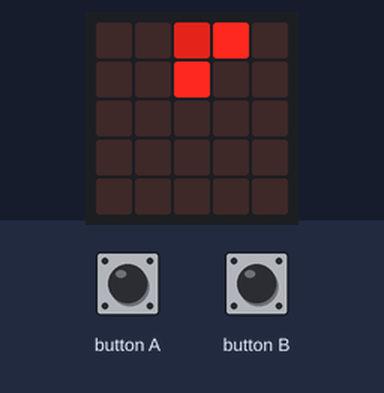
Bench run of a program on a simulated BBC micro:bit running MicroPython. On the bench: the board's 5×5 LED display. The test bench sets the inputs (shaded band). Random numbers come from a fixed seed.

Above: at 1.2 s.
1.3 s: button A pressed for 0.15 s
At 1.96 s:
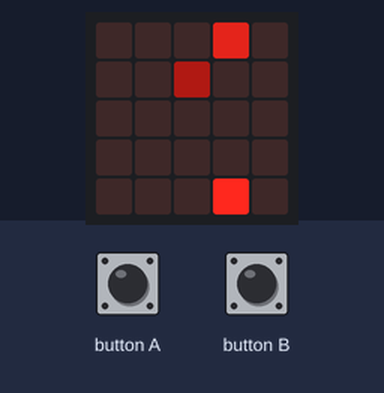
2.0 s: button B pressed for 0.15 s
At 2.26 s:
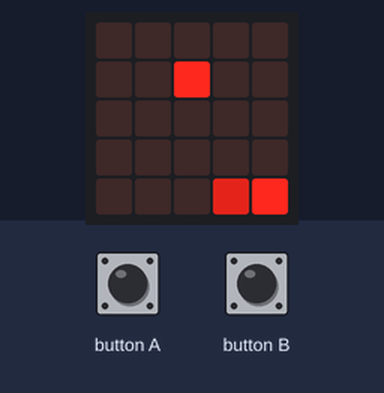
2.7 s: button A pressed for 1 s
At 3.28 s:
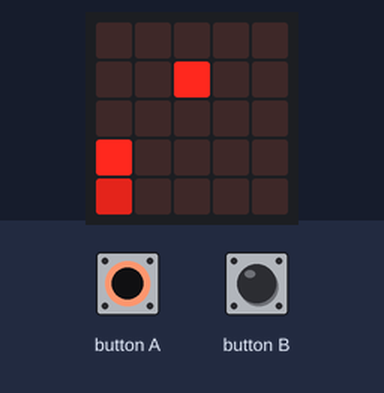
4.3 s: button B pressed for 1 s
At 5.6 s:
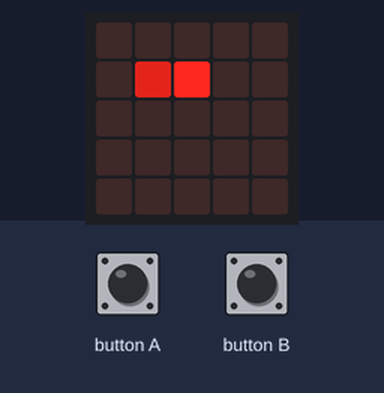
5.9 s: button A pressed for 0.15 s
At 6.45 s:
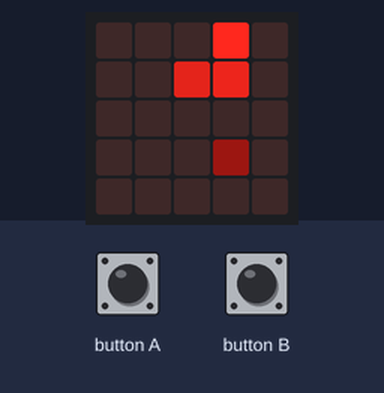
6.6 s: button B pressed for 0.15 s
At 6.96 s:
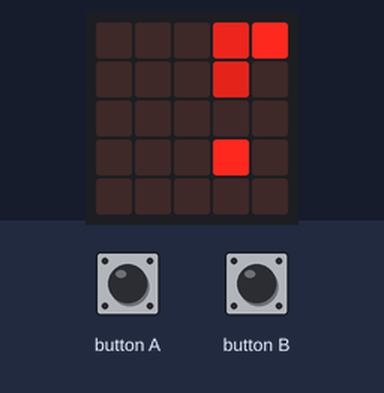
Timing chart, 0 to 9.6 s (numbered marks = the images above; inputs shaded):
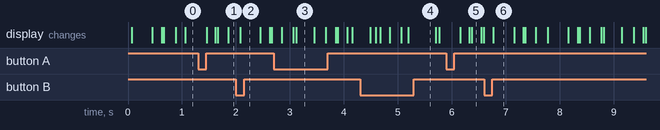

The program:

snake.py
```python
import math
import random

import microbit


BRIGHTNESS_SNAKE_MIN = 6
BRIGHTNESS_SNAKE_MAX = 9

BRIGHTNESS_APPLE_MIN = 1
BRIGHTNESS_APPLE_MAX = 9
BRIGHTNESS_APPLE_MAX_BIAS = 0.25
BRIGHTNESS_APPLE_PERIOD = 1000

SLEEP_APPLE = 10
SLEEP_SNAKE = 500

DEATH_BLINK_NUM = 3
DEATH_BLINK_OFF_SLEEP = 300
DEATH_BLINK_ON_SLEEP = 600

MAX_X = 4
MAX_Y = 4

ALL_SPOTS = frozenset(
    {(x, y) for x in range(0, MAX_X) for y in range(0, MAX_Y)})


while True:
    snake_x = 0
    snake_y = 0
    snake_tail = []

    # up = 0, right = 1, down = 2, left = 3
    direction = 1

    apple_x = snake_x
    apple_y = snake_y
    apple_time = microbit.running_time()

    score = -1

    microbit.display.clear()

    while True:
        a_was_pressed = microbit.button_a.was_pressed()
        b_was_pressed = microbit.button_b.was_pressed()

        if (snake_x, snake_y) == (apple_x, apple_y):
            score += 1
            spots = list(ALL_SPOTS - set(snake_tail) - {(snake_x, snake_y)})
            if spots:
                apple_x, apple_y = random.choice(spots)
                apple_time = microbit.running_time()
        elif (snake_x, snake_y) in snake_tail:
            for i in range(0, DEATH_BLINK_NUM * 2):
                if i % 2 == 0:
                    microbit.display.off()
                    microbit.sleep(DEATH_BLINK_OFF_SLEEP)
                else:
                    microbit.display.on()
                    microbit.sleep(DEATH_BLINK_ON_SLEEP)
            microbit.display.scroll(str(score))
            break
        elif snake_tail:
            popped_x, popped_y = snake_tail.pop(0)
            microbit.display.set_pixel(popped_x, popped_y, 0)
        snake_tail.append((snake_x, snake_y))

        diff = int(a_was_pressed) - int(b_was_pressed)
        direction = (direction + diff) % 4

        if direction % 2 == 0:
            snake_y = (snake_y + 1 - direction) % (MAX_Y + 1)
        else:
            snake_x = (snake_x + 2 - direction) % (MAX_X + 1)

        microbit.display.set_pixel(snake_x, snake_y, BRIGHTNESS_SNAKE_MAX)
        tail_length = len(snake_tail)
        for i, (tail_x, tail_y) in enumerate(snake_tail):
            brightness = BRIGHTNESS_SNAKE_MIN + math.floor(
                (BRIGHTNESS_SNAKE_MAX - BRIGHTNESS_SNAKE_MIN) *
                (i / tail_length)
            )
            microbit.display.set_pixel(tail_x, tail_y, brightness)

        for _ in range(0, SLEEP_SNAKE + 1, SLEEP_APPLE):
            if (apple_x, apple_y) != (snake_x, snake_y):
                time = microbit.running_time() - apple_time
                frequency = 2 * math.pi / BRIGHTNESS_APPLE_PERIOD
                brightness = min(
                    BRIGHTNESS_APPLE_MAX,
                    BRIGHTNESS_APPLE_MIN + math.floor(
                        (BRIGHTNESS_APPLE_MAX - BRIGHTNESS_APPLE_MIN) *
                        (math.sin(time * frequency) + 1) *
                        (0.5 + BRIGHTNESS_APPLE_MAX_BIAS)
                    )
                )
                microbit.display.set_pixel(apple_x, apple_y, brightness)
            microbit.sleep(SLEEP_APPLE)
```
